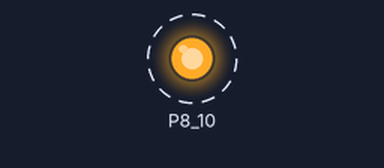
Bench run of a program on a simulated BeagleBone Black. On the bench: output pins drawn as LEDs (lit = HIGH). Dashed ring = blinking.

Above: at 0.5 s.
Timing chart, 0 to 4.6 s (numbered marks = the images above):
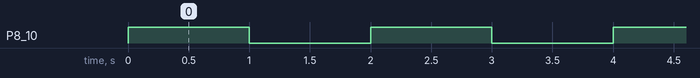

The program:

gpio.py
```python
#!/usr/bin/env python
import Adafruit_BBIO.GPIO as GPIO
import time

GPIO.cleanup()

while True:
	GPIO.setup("P8_10", GPIO.OUT)
	GPIO.output("P8_10", GPIO.HIGH)
	time.sleep(1)
	GPIO.output("P8_10", GPIO.LOW)
	time.sleep(1)
```

Measured:
- by itself, P8_10: alternates HIGH for 1.0 s and LOW for 1.0 s
